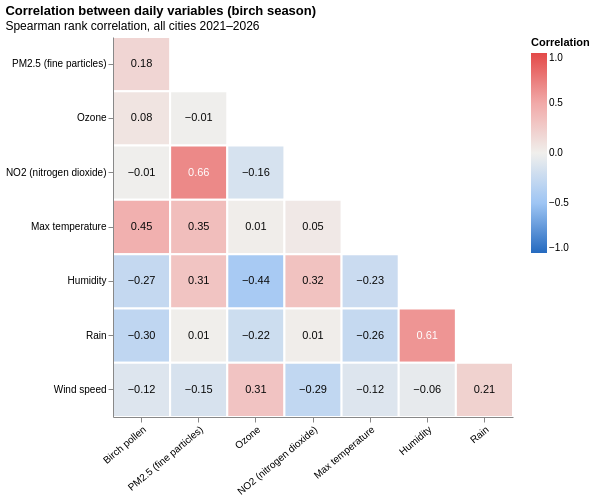

Notebook code for this chart:
### Markdown cell above
## EDA: how the daily variables relate to each other

Spearman correlation between daily values on birch-season days (−1 = opposite, 0 = no relation, +1 = move together).

### Code cell
corr_cols = {
    "birch_pollen_avg": "Birch pollen", "pm2_5_avg": "PM2.5 (fine particles)", "ozone_avg": "Ozone", "no2_avg": "NO2 (nitrogen dioxide)",
    "temperature_max_c": "Max temperature", "humidity_avg_pct": "Humidity",
    "precipitation_mm": "Rain", "wind_speed_avg_kmh": "Wind speed",
}
birch_days = season_days(("birch",))
corr = (birch_days[list(corr_cols)].rename(columns=corr_cols).corr(method="spearman")
        .reset_index().melt(id_vars="index", var_name="var2", value_name="rho")
        .rename(columns={"index": "var1"}))
order = list(corr_cols.values())
# keep each pair once (lower triangle), drop the diagonal (always 1)
corr = corr[corr["var1"].map(order.index) > corr["var2"].map(order.index)]

base = alt.Chart(corr).encode(
    x=alt.X("var2:N", sort=order, title=None, axis=alt.Axis(labelAngle=-40)),
    y=alt.Y("var1:N", sort=order, title=None),
)
(
    alt.layer(
        base.mark_rect(stroke="white", strokeWidth=2).encode(
            color=alt.Color("rho:Q", title="Correlation", scale=alt.Scale(domain=[-1, 1], range=DIVERGING, interpolate="rgb")),
            tooltip=["var1:N", "var2:N", alt.Tooltip("rho:Q", format=".2f")],
        ),
        base.mark_text(fontSize=11).encode(
            text=alt.Text("rho:Q", format=".2f"),
            color=alt.condition("abs(datum.rho) > 0.6", alt.value("white"), alt.value("#0b0b0b")),
        ),
    )
    .properties(width=400, height=380, title=title("Correlation between daily variables (birch season)",
                                                   "Spearman rank correlation, all cities 2021–2026"))
    .configure_view(stroke=None)
)

### Figure 1 — Vega-Lite specification as saved in the notebook (floating-point values rounded to 4 significant figures)
{"config": {"view": {"continuousWidth": 300, "continuousHeight": 300, "stroke": null}}, "layer": [{"mark": {"type": "rect", "stroke": "white", "strokeWidth": 2}, "encoding": {"color": {"field": "rho", "scale": {"domain": [-1, 1], "interpolate": "rgb", "range": ["#256abf", "#9ec5f4", "#f0efec", "#f1a9a8", "#e34948"]}, "title": "Correlation", "type": "quantitative"}, "tooltip": [{"field": "var1", "type": "nominal"}, {"field": "var2", "type": "nominal"}, {"field": "rho", "format": ".2f", "type": "quantitative"}], "x": {"axis": {"labelAngle": -40}, "field": "var2", "sort": ["Birch pollen", "PM2.5 (fine particles)", "Ozone", "NO2 (nitrogen dioxide)", "Max temperature", "Humidity", "Rain", "Wind speed"], "title": null, "type": "nominal"}, "y": {"field": "var1", "sort": ["Birch pollen", "PM2.5 (fine particles)", "Ozone", "NO2 (nitrogen dioxide)", "Max temperature", "Humidity", "Rain", "Wind speed"], "title": null, "type": "nominal"}}}, {"mark": {"type": "text", "fontSize": 11}, "encoding": {"color": {"condition": {"test": "abs(datum.rho) > 0.6", "value": "white"}, "value": "#0b0b0b"}, "text": {"field": "rho", "format": ".2f", "type": "quantitative"}, "x": {"axis": {"labelAngle": -40}, "field": "var2", "sort": ["Birch pollen", "PM2.5 (fine particles)", "Ozone", "NO2 (nitrogen dioxide)", "Max temperature", "Humidity", "Rain", "Wind speed"], "title": null, "type": "nominal"}, "y": {"field": "var1", "sort": ["Birch pollen", "PM2.5 (fine particles)", "Ozone", "NO2 (nitrogen dioxide)", "Max temperature", "Humidity", "Rain", "Wind speed"], "title": null, "type": "nominal"}}}], "data": {"name": "data-5ec19ac112ed10bd9374e1bce9a09c9b"}, "height": 380, "title": {"text": "Correlation between daily variables (birch season)", "anchor": "start", "fontWeight": "bold", "subtitle": "Spearman rank correlation, all cities 2021–2026"}, "width": 400, "$schema": "https://vega.github.io/schema/vega-lite/v6.4.1.json", "datasets": {"data-5ec19ac112ed10bd9374e1bce9a09c9b": [{"var1": "PM2.5 (fine particles)", "var2": "Birch pollen", "rho": 0.1848}, {"var1": "Ozone", "var2": "Birch pollen", "rho": 0.0798}, {"var1": "NO2 (nitrogen dioxide)", "var2": "Birch pollen", "rho": -0.008732}, {"var1": "Max temperature", "var2": "Birch pollen", "rho": 0.451}, {"var1": "Humidity", "var2": "Birch pollen", "rho": -0.27}, {"var1": "Rain", "var2": "Birch pollen", "rho": -0.3015}, {"var1": "Wind speed", "var2": "Birch pollen", "rho": -0.1178}, {"var1": "Ozone", "var2": "PM2.5 (fine particles)", "rho": -0.006132}, {"var1": "NO2 (nitrogen dioxide)", "var2": "PM2.5 (fine particles)", "rho": 0.6649}, {"var1": "Max temperature", "var2": "PM2.5 (fine particles)", "rho": 0.3506}, {"var1": "Humidity", "var2": "PM2.5 (fine particles)", "rho": 0.3079}, {"var1": "Rain", "var2": "PM2.5 (fine particles)", "rho": 0.01035}, {"var1": "Wind speed", "var2": "PM2.5 (fine particles)", "rho": -0.153}, {"var1": "NO2 (nitrogen dioxide)", "var2": "Ozone", "rho": -0.1586}, {"var1": "Max temperature", "var2": "Ozone", "rho": 0.01148}, {"var1": "Humidity", "var2": "Ozone", "rho": -0.4376}, {"var1": "Rain", "var2": "Ozone", "rho": -0.2184}, {"var1": "Wind speed", "var2": "Ozone", "rho": 0.3113}, {"var1": "Max temperature", "var2": "NO2 (nitrogen dioxide)", "rho": 0.04711}, {"var1": "Humidity", "var2": "NO2 (nitrogen dioxide)", "rho": 0.3199}, {"var1": "Rain", "var2": "NO2 (nitrogen dioxide)", "rho": 0.01313}, {"var1": "Wind speed", "var2": "NO2 (nitrogen dioxide)", "rho": -0.2871}, {"var1": "Humidity", "var2": "Max temperature", "rho": -0.2324}, {"var1": "Rain", "var2": "Max temperature", "rho": -0.2629}, {"var1": "Wind speed", "var2": "Max temperature", "rho": -0.116}, {"var1": "Rain", "var2": "Humidity", "rho": 0.6052}, {"var1": "Wind speed", "var2": "Humidity", "rho": -0.05792}, {"var1": "Wind speed", "var2": "Rain", "rho": 0.2104}]}}
